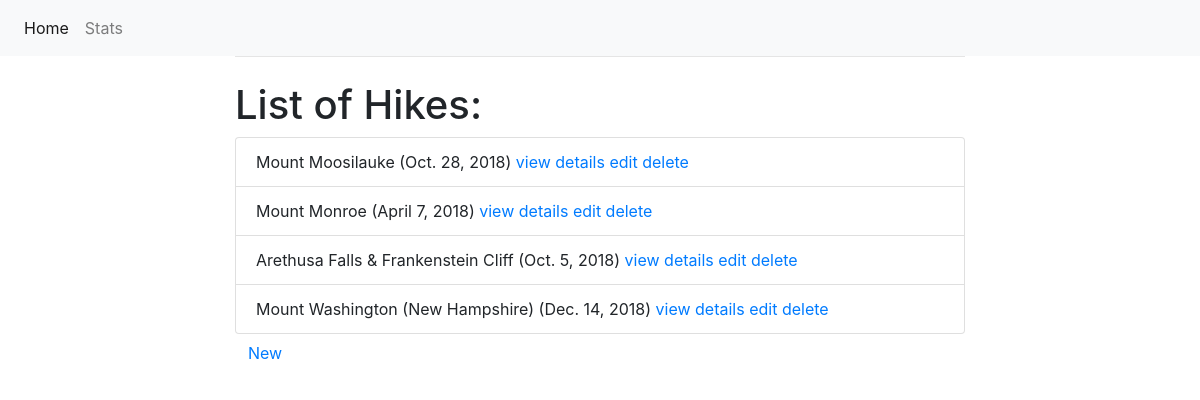
Page /hiking/ on the earlier database version.
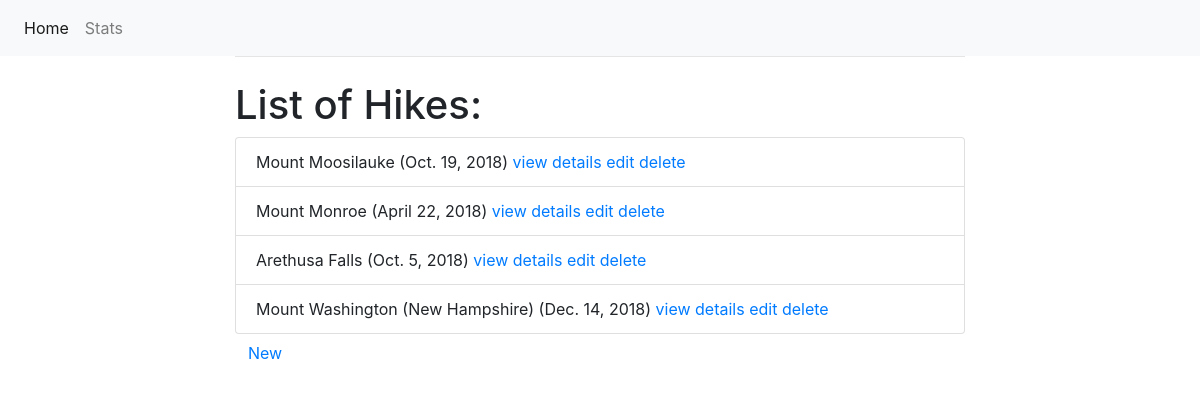
Same page on the later database version.
### hiking/models.py (models this page shows, shortened)
class Hiking (models.Model):
    name = models.CharField(max_length = 100)
    distance = models.FloatField()
    elevation = models.IntegerField()
    time = models.FloatField()
    date = models.DateField(default=datetime.date.today)
    group_size = models.IntegerField()
    state = models.CharField(max_length = 20)

### hiking/views.py (the view)
# urls.py: path('', views.hike_list, name='hike_list'),
def hike_list(request, template_name='hiking/templates/hiking_list.html'):
    hike = Hiking.objects.all()
    data = {}
    data['object_list'] = hike
    return render(request, template_name, data)

### hiking/templates/hiking_list.html
{% extends "base.html" %}
{% block content %}
<h1 class="mt-2">List of Hikes:</h1>
    <ul class="list-group"  >
        {% for hike in object_list %}
        <li class="list-group-item">{{ hike.name }}  ({{ hike.date }})
            <a href="{% url 'hike_view' hike.id %}">view details</a>
            <a href="{% url 'hike_edit' hike.id %}">edit</a>
            <a href="{% url 'hike_delete' hike.id %}">delete</a>
        </li>
        {% endfor %}
    </ul>
    <a href="{% url 'hike_new' %}" class="btn btn-default">New</a>
{% endblock %}

### hiking/templates/base.html (shortened to what this page needs)
{% load static %}
<html>
<head>
    <link rel="stylesheet" href="https://maxcdn.bootstrapcdn.com/bootstrap/4.0.0/css/bootstrap.min.css"
>
</head>
<body>
    <nav class="navbar navbar-expand-lg navbar-light bg-light">
        <div class="collapse navbar-collapse" id="navbarNav">
            <ul class="navbar-nav">
                <li class="nav-item active">
                    <a class="nav-link" href="{% url 'hike_list' %}">Home <span class="sr-only">(current)</span></a>
                </li>
                <a class="nav-link" href="{% url 'hike_stats' %}">Stats <span class="sr-only">(current)</span></a>
            </ul>
        </div>
    </nav>
    <div class="container">
        <div class="row justify-content-center">
          <div class="col-8">
            <hr class="mt-0 mb-4">
            {% block content %}
            {% endblock %}
          </div>
        </div>
      </div>
</body>
</html>

Differences in the rows shown:
changed Hiking "Mount Moosilauke": date "Oct. 28, 2018" → "Oct. 19, 2018"
changed Hiking "Mount Monroe": date "April 7, 2018" → "April 22, 2018"
changed Hiking: name "Arethusa Falls & Frankenstein Cliff" → "Arethusa Falls"
